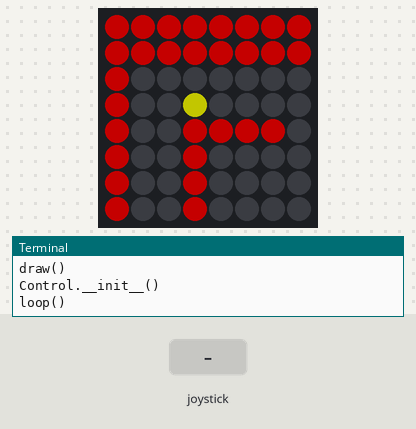
A program run on a simulated Raspberry Pi (BCM pin numbers) with a Sense HAT. Shown: the Sense HAT's 8×8 RGB LED matrix, the last lines printed to the terminal. Inputs (shaded band) come from the test bench. Dim RGB values are drawn brighter than linear.

Above: at 1.2 s.
1.3 s: joystick pushed up
At 2.5 s:
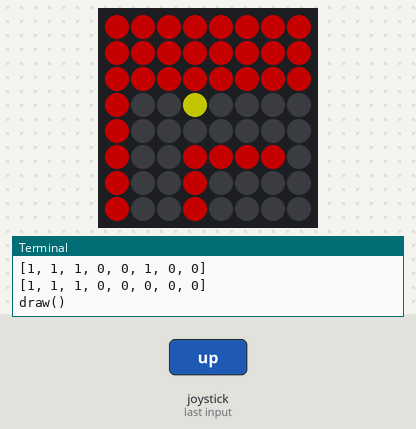
2.8 s: joystick pushed down
At 3.4 s:
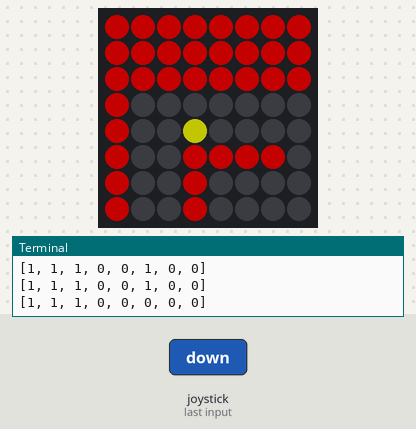
4.3 s: joystick pushed left
At 4.9 s:
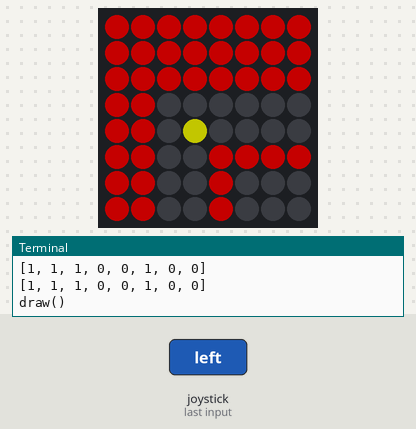
5.8 s: joystick pushed right
At 6.9 s:
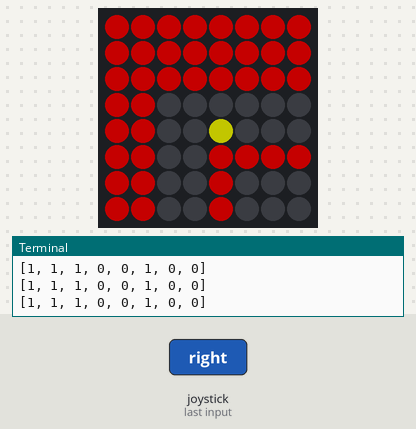
Timing chart, 0 to 8.3 s (numbered marks = the images above; inputs shaded):
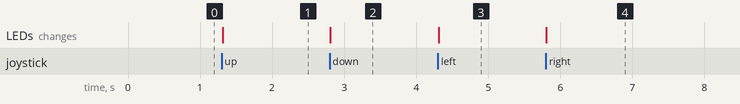

Measured:
- after the input at 1.3 s, the LEDs: change at once (image 1)
- after the input at 2.8 s, the LEDs: change at once (image 2)
- after the input at 4.3 s, the LEDs: change at once (image 3)
- after the input at 5.8 s, the LEDs: change at once (image 4)

The program:

22_top-down.py
```python
from sense_hat import SenseHat
from time import sleep

sense = SenseHat()
sense.clear()
sense.low_light = True

# Pt is used where x,y coordinates are defined
class Pt:
    x = 0
    y = 0

    def set_pt(self,_x,_y):
        self.x = _x
        self.y = _y

    def add_pts(self,_pt1,_pt2):
        self.set_pt(_pt1.x+_pt2.x,_pt1.y+_pt2.y)

    def sub_pts(self,_pt1,_pt2):
        self.set_pt(_pt1.x-_pt2.x,_pt1.y-_pt2.y)

    def __init__(self,_x,_y):
        self.set_pt(_x,_y)

class Board:
    # colors correspond to play[][] values
    colors = [[0,0,0],[127,0,0],[0,127,0],[127,127,0]]

    level = 0

    mini = Pt(0,0) # minimum values
    maxi = Pt(7,7) # maximum values

    # 0 -> clear space
    # 1 -> wall
    # 2 -> goal
    # 3 -> players current position
    # 4 -> player spawn

    # play[][] is used for display purposes
    play = [
        [0,0,0,0,0,0,0,0],
        [0,0,0,0,0,0,0,0],
        [0,0,0,0,0,0,0,0],
        [0,0,0,0,0,0,0,0],
        [0,0,0,0,0,0,0,0],
        [0,0,0,0,0,0,0,0],
        [0,0,0,0,0,0,0,0],
        [0,0,0,0,0,0,0,0]]

    # players position on play[][]
    play_pos = Pt(3,3)
    # players postion on plan[][][]
    plan_pos = Pt(0,0)

    # plan[level][][] stores level maps
    plan =[[
        [1,1,1,1,1,1,1,1,1,1,1,1,1,1,1,1],
        [1,0,0,0,0,0,0,0,0,0,0,0,0,0,0,1],
        [1,0,0,0,0,0,0,0,0,0,0,0,0,0,0,1],
        [1,0,4,1,1,1,1,0,1,1,1,1,1,0,0,1],
        [1,0,0,1,0,0,0,0,0,0,0,0,0,0,1,1],
        [1,0,0,1,0,0,0,0,0,0,0,0,1,0,0,1],
        [1,0,0,1,0,0,0,0,0,0,0,0,1,0,0,1],
        [1,0,0,0,0,0,0,0,0,0,0,0,1,0,0,1],
        [1,0,0,0,0,0,0,0,0,0,0,0,1,0,0,1],
        [1,0,0,1,0,0,0,0,0,0,0,0,1,0,0,1],
        [1,0,0,1,0,0,0,0,0,0,0,0,1,0,0,1],
        [1,0,0,1,0,0,0,0,0,0,0,0,1,0,0,1],
        [1,0,0,1,1,1,1,1,1,1,1,1,1,0,0,1],
        [1,0,0,0,0,0,0,0,0,0,0,0,0,0,0,1],
        [1,0,0,0,0,0,0,0,0,0,0,0,0,0,0,1],
        [1,1,2,1,1,1,1,1,1,1,1,1,1,1,1,1]
        ],[
        [1,1,1,1,1,1,0,2],
        [1,1,1,1,1,1,0,1],
        [1,1,1,1,1,1,0,1],
        [0,0,0,0,0,1,0,1],
        [1,1,1,1,0,1,0,1],
        [0,0,0,1,0,1,0,1],
        [1,1,0,1,0,1,0,1],
        [1,1,0,1,0,1,0,1],
        [1,0,0,0,0,0,0,1],
        [1,0,1,1,1,1,1,1],
        [1,0,0,0,0,0,0,0],
        [1,1,1,1,1,1,1,0],
        [1,4,1,0,0,0,1,0],
        [1,0,1,0,1,0,1,0],
        [1,0,0,0,1,0,0,0],
        [1,1,1,1,1,1,1,1]
        ]]

    def test_bounds(self,max_x,max_y,_x,_y):
        if ( (_x >= 0) and (_y >= 0) and (_x < max_x) and (_y < max_y) ):
            #print("test_bounds: True")
            return True
        else:
            #print("test_bounds: False")
            return False

    def print_plan(self):
        test = "Level " + str(self.level)
        print(test)
        test = "plan[" + str(self.level) + "][" + str(len(self.plan[self.level])) + "][" + str(len(self.plan[self.level][0])) + "]"
        print(test)
        for i in range(len(self.plan[self.level])):
            print(self.plan[self.level][i])
        print("")

    def print_play(self):
        # print_play() is for testing purposes
        test = "play_pos==" + str(self.play_pos.x) + ", " + str(self.play_pos.y)
        print(test)
        test = "plan_pos==" + str(self.plan_pos.x) + ", " + str(self.plan_pos.y)
        print(test)
        print("play[" + str(len(self.play)) + "][" + str(len(self.play[0])) + "]")
        for i in range(8):
            print(self.play[i])


    # populates play. this is used whenever the board moves
    def pop_play(self):
        print("pop_play()")
        offset = Pt(0,0)
        offset.sub_pts(self.plan_pos,self.play_pos)
        test = "offset==" + str(offset.x) + ", " + str(offset.y)
        print(test)
        x_len = len(self.plan[self.level])   # get dimension of plan[level] (x)
        y_len = len(self.plan[self.level][0])  # get dimension of plan[level][] (y)
        for x in range(len(self.play)):
            for y in range(len(self.play[0])):
                plan_x = offset.x + x
                plan_y = offset.y + y
                if (self.test_bounds(x_len,y_len,plan_x,plan_y)):
                    if (self.plan[self.level][plan_x][plan_y] == 4):
                        self.play[x][y]=0
                    else:
                        self.play[x][y] = self.plan[self.level][plan_x][plan_y]
                else:
                    self.play[x][y] = 1 # interpret display space as a wall if out of bounds
        self.play[self.play_pos.x][self.play_pos.y]=3 # place the player in play[][]
        self.print_play() # print debug information to console
        self.draw()

    def find_spawn(self):
        print("find_spawn()")
        for x in range(len(self.plan[self.level])):
            for y in range(len(self.plan[self.level][0])):
                if (self.plan[self.level][x][y] == 4):
                    self.plan_pos.set_pt(x,y)
                    self.plan[self.level][x][y] == 0 # space is treated as a blank
                    break

    def level_up(self):
        print("level_up()")
        self.level += 1
        # test for end of array
        if (self.level > len(self.plan) - 1):
            self.level = 0
        self.find_self()
        self.print_plan()

    def set_led(self, _pt, _color):
        if ((_color < 0) or (_color >= len(self.colors))):
            # if no color in array
            _color = 0 # make pixel blank
        sense.set_pixel(_pt.x, _pt.y, self.colors[_color])
        self.play[_pt.x][_pt.y] = _color

    def draw(self):
        print("draw()")
        for x in range(8):
            for y in range(8):
                pixel = self.play[x][y]
                self.set_led(Pt(x,y), pixel)

    def find_self(self):
        print("find_self()")
        self.play_pos.set_pt(3,3)       # reset play_pos
        self.find_spawn()            # sets plan_pos


    def __init__(self):
        print("Board.__init__()")
        self.find_self()
        self.print_plan()
        self.pop_play()

class Control():
    boa = Board()
    step = 0
    def __init__(self):
        print("Control.__init__()")
        self.loop()

    def move_delta(self,_dir):
        delta = Pt(0,0)
        print("")
        print("move_delta(" + _dir + ")")
        print("step " + str(self.step))
        self.step += 1
        if (_dir == "left"):
            delta.x -= 1
        elif (_dir == "right"):
            delta.x += 1
        elif (_dir == "down"):
            delta.y += 1
        elif (_dir == "up"):
            delta.y -= 1
        elif (_dir == "middle"):
            print("button click")
        return delta

    def loop(self):
        print("loop()")
        win = False

        while (not win):
            event = sense.stick.wait_for_event()
            if (event.action == 'pressed'):
                old_pos = Pt(self.boa.play_pos.x,self.boa.play_pos.y)
                delta = self.move_delta(event.direction)
                new_pos = Pt(0,0)
                new_pos.add_pts(old_pos, delta)
                new_plan = Pt(0,0)
                new_plan.add_pts(self.boa.plan_pos, delta)
                # new_square is the value of the square the player wishes to walk into
                new_square = self.boa.play[new_pos.x][new_pos.y]
                if(new_square == 0):
                    if( ((new_pos.x == 3) or (new_pos.x == 4)) and ((new_pos.y == 3) or (new_pos.y == 4)) ):
                        #player is within the four center squares
                        print("MOVE PLAYER")
                        self.boa.set_led(old_pos, 0)    # overwrite old position with color 0
                        self.boa.set_led(new_pos, 3)    # overwite new position with color 3
                        # move player to new location in play
                        self.boa.play_pos = new_pos     # change player position
                        self.boa.plan_pos = new_plan    # change plan position
                        self.boa.play[new_pos.x][new_pos.y] == 3
                        self.boa.print_play()
                    else:
                        print("MOVE BOARD")
                        # change plan_pos instead of play_pos
                        new_plan = Pt(0,0)
                        new_plan.add_pts(self.boa.plan_pos, delta)
                        print("delta == " + str(delta.x) + ", " + str(delta.y))
                        test = "new_plan==" + str(new_plan.x) + ", " + str(new_plan.y)
                        print(test)
                        self.boa.plan_pos = new_plan
                        # regenerate play from plan
                        self.boa.pop_play()
                        # self.boa.play_pos = old_pos
                elif(new_square == 1):
                    print("YOU HIT A WALL,!")
                elif(new_square == 2):
                    print("LEVEL EXIT")
                    sense.clear()
                    self.boa.level_up()
                    if (self.boa.level != 0):
                        message = "Level " + str(self.boa.level+1)
                    else:
                        message = "You win!"
                    sense.show_message(message, scroll_speed=0.05, text_colour=[255,255,0], back_colour=[0,0,0])
                    sleep(1.5)
                    self.boa.pop_play()


cont = Control()
```
